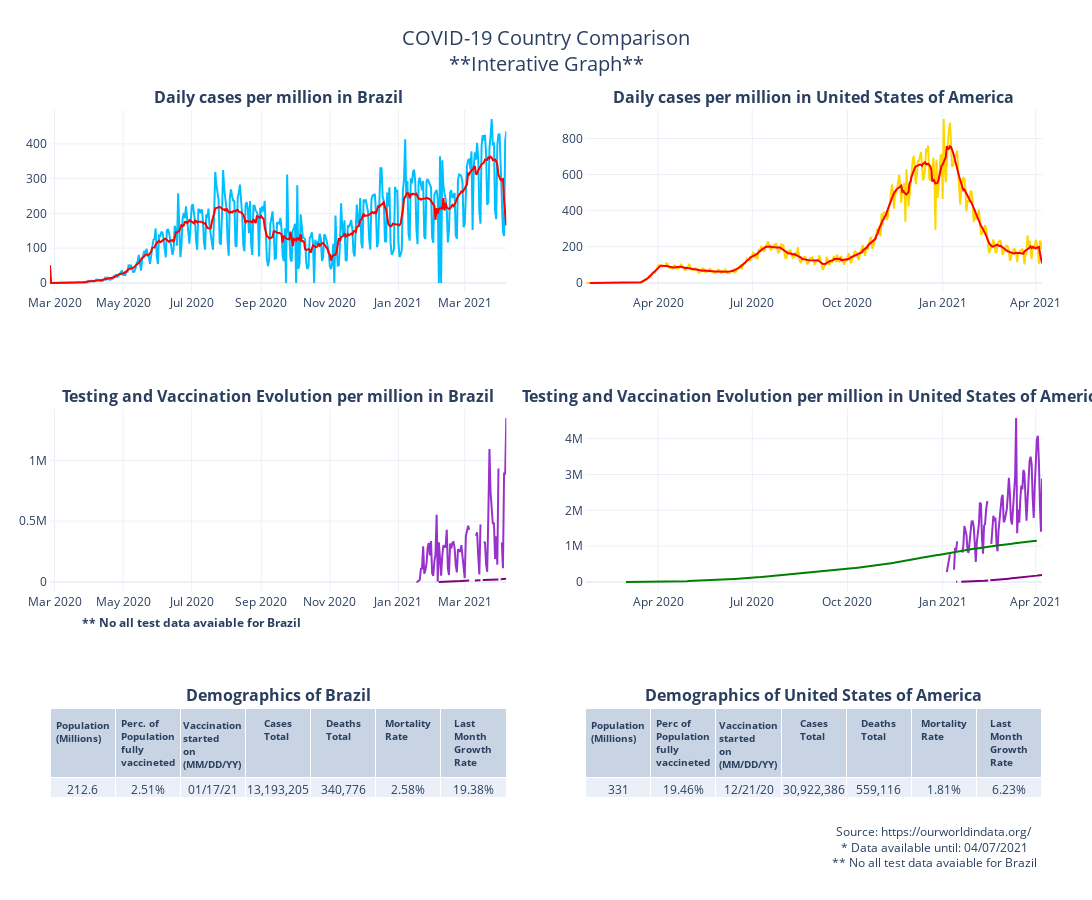

Notebook source saved alongside this figure:
### Code cell
COVID_Cases_per_million(country1, 
                        country2,
                        'Brazil',
                        'United States of America',
                        'COVID-19 Country Comparison')

### Figure 1 — Plotly figure (JSON) as saved in the notebook; plotly's stock layout.template omitted (floating-point values rounded to 4 significant figures; data arrays with more than 128 entries replaced by an {"elided": "..."} marker saying what was removed)
{"data": [{"hovertemplate": "<b>Brazil's new cases per million</b><br><br>Date: %{x}<br>New cases per million: %{y:,.}<br><extra></extra>", "marker": {"color": "deepskyblue", "size": 120}, "name": "Daily cases per million in Brazil", "type": "scatter", "x": {"elided": "407 str values"}, "xaxis": "x", "y": {"elided": "407 float values"}, "yaxis": "y"}, {"hovertemplate": "<b>Brazil's 7 day rolling mean</b><br><br>Date: %{x}<br>New cases: %{y:,.}<br><extra></extra>", "marker": {"color": "Red", "line": {"color": "Red", "width": 20}, "size": 120}, "mode": "lines", "name": "Brazil's 7 day rolling mean", "type": "scatter", "x": {"elided": "407 str values"}, "xaxis": "x", "y": {"elided": "407 float values"}, "yaxis": "y"}, {"hovertemplate": "<b>United States of America's new cases per million </b><br><br>Date: %{x}<br>New cases per million: %{y:,.}<br><extra></extra>", "marker": {"color": "gold", "size": 120}, "name": "Daily Cases in United States of America", "type": "scatter", "x": {"elided": "442 str values"}, "xaxis": "x2", "y": {"elided": "442 float values"}, "yaxis": "y2"}, {"hovertemplate": "<b>United States of America's 7 day rolling mean</b><br><br>Date: %{x}<br>New cases per million: %{y:,.}<br><extra></extra>", "marker": {"color": "Red", "line": {"color": "Red", "width": 20}, "size": 120}, "mode": "lines", "name": "United States of America's 7 day rolling mean", "showlegend": false, "type": "scatter", "x": {"elided": "442 str values"}, "xaxis": "x2", "y": {"elided": "442 float values"}, "yaxis": "y2"}, {"hovertemplate": "<b>Brazil's fully vaccinated per million</b><br><br>Date: %{x}<br>Vaccinated per million: %{y:,.}<br><extra></extra>", "marker": {"color": "Purple", "line": {"color": "Purple", "width": 40}, "size": 160}, "name": "People Fully Vaccinated per Million", "type": "scatter", "x": {"elided": "407 str values"}, "xaxis": "x3", "y": {"elided": "407 float values"}, "yaxis": "y3"}, {"hovertemplate": "<b>Brazil's vaccinated per million<br>(at least one dose) </b><br><br>Date: %{x}<br>Vaccinated per million: %{y:,.}<br><extra></extra>", "marker": {"color": "darkorchid", "line": {"color": "darkorchid", "width": 40}, "size": 160}, "mode": "lines", "name": "New Vaccinated per Million\"", "showlegend": false, "type": "scatter", "x": {"elided": "407 str values"}, "xaxis": "x3", "y": {"elided": "407 int values"}, "yaxis": "y3"}, {"hovertemplate": "<b>Brazil's tested per million</b><br><br>Date: %{x}<br>Tested per million: %{y:,.}<br><extra></extra>", "marker": {"color": "Green", "line": {"color": "Green", "width": 40}, "size": 180}, "name": "People Tested per Million", "type": "scatter", "x": {"elided": "407 str values"}, "xaxis": "x3", "y": {"elided": "407 float values"}, "yaxis": "y3"}, {"hovertemplate": "<b>United States of America's vaccinated per million<br>(at least one dose) </b><br><br>Date: %{x}<br>Vaccinated per million: %{y:,.}<br><extra></extra>", "marker": {"color": "darkorchid", "line": {"color": "darkorchid", "width": 40}, "size": 160}, "mode": "lines", "name": "People Fully Vaccinated per Million\"", "showlegend": false, "type": "scatter", "x": {"elided": "442 str values"}, "xaxis": "x4", "y": {"elided": "442 int values"}, "yaxis": "y4"}, {"hovertemplate": "<b>United States of America's fully vaccinated per million</b><br><br>Date: %{x}<br>Vaccinated per million: %{y:,.}<br><extra></extra>", "marker": {"color": "Purple", "line": {"color": "Purple", "width": 40}, "size": 160}, "mode": "lines", "name": "People Fully Vaccinated per Million\"", "showlegend": false, "type": "scatter", "x": {"elided": "442 str values"}, "xaxis": "x4", "y": {"elided": "442 float values"}, "yaxis": "y4"}, {"hovertemplate": "<b>United States of America's tested per million</b><br><br>Date: %{x}<br>Tested per million: %{y:,.}<br><extra></extra>", "marker": {"color": "Green", "line": {"color": "Green", "width": 40}, "size": 160}, "mode": "lines", "name": "Tested per Million", "showlegend": false, "type": "scatter", "x": {"elided": "442 str values"}, "xaxis": "x4", "y": {"elided": "442 float values"}, "yaxis": "y4"}, {"cells": {"align": "center", "values": [212.6, "2.51%", "01/17/21", "13,193,205", "340,776", "2.58%", "19.38%"]}, "domain": {"x": [0, 0.46], "y": [0, 0.2333]}, "header": {"align": "center", "font": {"size": 10}, "values": ["<b>Population (Millions)</b>", "<b>Perc. of Population fully vaccineted</b>", "<b>Vaccination started on (MM/DD/YY)</b>", "<b>Cases Total</b>", "<b>Deaths Total</b>", "<b>Mortality Rate</b>", "<b>Last Month Growth Rate</b>"]}, "type": "table"}, {"cells": {"align": "center", "values": [331, "19.46%", "12/21/20", "30,922,386", "559,116", "1.81%", "6.23%"]}, "domain": {"x": [0.54, 1], "y": [0, 0.2333]}, "header": {"align": "center", "font": {"size": 10}, "values": ["<b>Population (Millions)</b>", "<b>Perc of Population fully vaccineted</b>", "<b>Vaccination started on (MM/DD/YY)</b>", "<b>Cases Total</b>", "<b>Deaths Total</b>", "<b>Mortality Rate</b>", "<b>Last Month Growth Rate</b>"]}, "type": "table"}], "layout": {"annotations": [{"font": {"size": 16}, "showarrow": false, "text": "<b>Daily cases per million in Brazil</b>", "x": 0.23, "xanchor": "center", "xref": "paper", "y": 1.0, "yanchor": "bottom", "yref": "paper"}, {"font": {"size": 16}, "showarrow": false, "text": "<b>Daily cases per million in United States of America</b>", "x": 0.77, "xanchor": "center", "xref": "paper", "y": 1.0, "yanchor": "bottom", "yref": "paper"}, {"font": {"size": 16}, "showarrow": false, "text": "<b>Testing and Vaccination Evolution per million in Brazil</b>", "x": 0.23, "xanchor": "center", "xref": "paper", "y": 0.6167, "yanchor": "bottom", "yref": "paper"}, {"font": {"size": 16}, "showarrow": false, "text": "<b>Testing and Vaccination Evolution per million in United States of America</b>", "x": 0.77, "xanchor": "center", "xref": "paper", "y": 0.6167, "yanchor": "bottom", "yref": "paper"}, {"font": {"size": 16}, "showarrow": false, "text": "<b>Demographics of Brazil</b>", "x": 0.23, "xanchor": "center", "xref": "paper", "y": 0.2333, "yanchor": "bottom", "yref": "paper"}, {"font": {"size": 16}, "showarrow": false, "text": "<b>Demographics of United States of America</b>", "x": 0.77, "xanchor": "center", "xref": "paper", "y": 0.2333, "yanchor": "bottom", "yref": "paper"}, {"showarrow": false, "text": "Source: https://ourworldindata.org/ <br> * Data available until: 04/07/2021 <br> ** No all test data avaiable for Brazil <br> ", "x": 0.9999, "xref": "paper", "y": 0.001, "yref": "paper"}, {"showarrow": false, "text": "<b>** No all test data avaiable for Brazil</b>", "x": 0.03, "xref": "paper", "y": 0.33, "yref": "paper"}, {"showarrow": false, "text": "<b></b>", "x": 0.77, "xref": "paper", "y": 0.33, "yref": "paper"}], "autosize": false, "height": 900, "margin": {"b": 10, "l": 50, "pad": 2, "r": 50, "t": 110}, "showlegend": false, "title": {"font": {"size": 20}, "text": "COVID-19 Country Comparison<br>**Interative Graph**", "x": 0.5, "xanchor": "center", "y": 0.95, "yanchor": "top"}, "width": 1280, "xaxis": {"anchor": "y", "domain": [0, 0.46]}, "xaxis2": {"anchor": "y2", "domain": [0.54, 1]}, "xaxis3": {"anchor": "y3", "domain": [0, 0.46]}, "xaxis4": {"anchor": "y4", "domain": [0.54, 1]}, "yaxis": {"anchor": "x", "categoryorder": "total descending", "domain": [0.7667, 1.0]}, "yaxis2": {"anchor": "x2", "domain": [0.7667, 1.0]}, "yaxis3": {"anchor": "x3", "categoryorder": "total descending", "domain": [0.3833, 0.6167]}, "yaxis4": {"anchor": "x4", "domain": [0.3833, 0.6167]}}}
